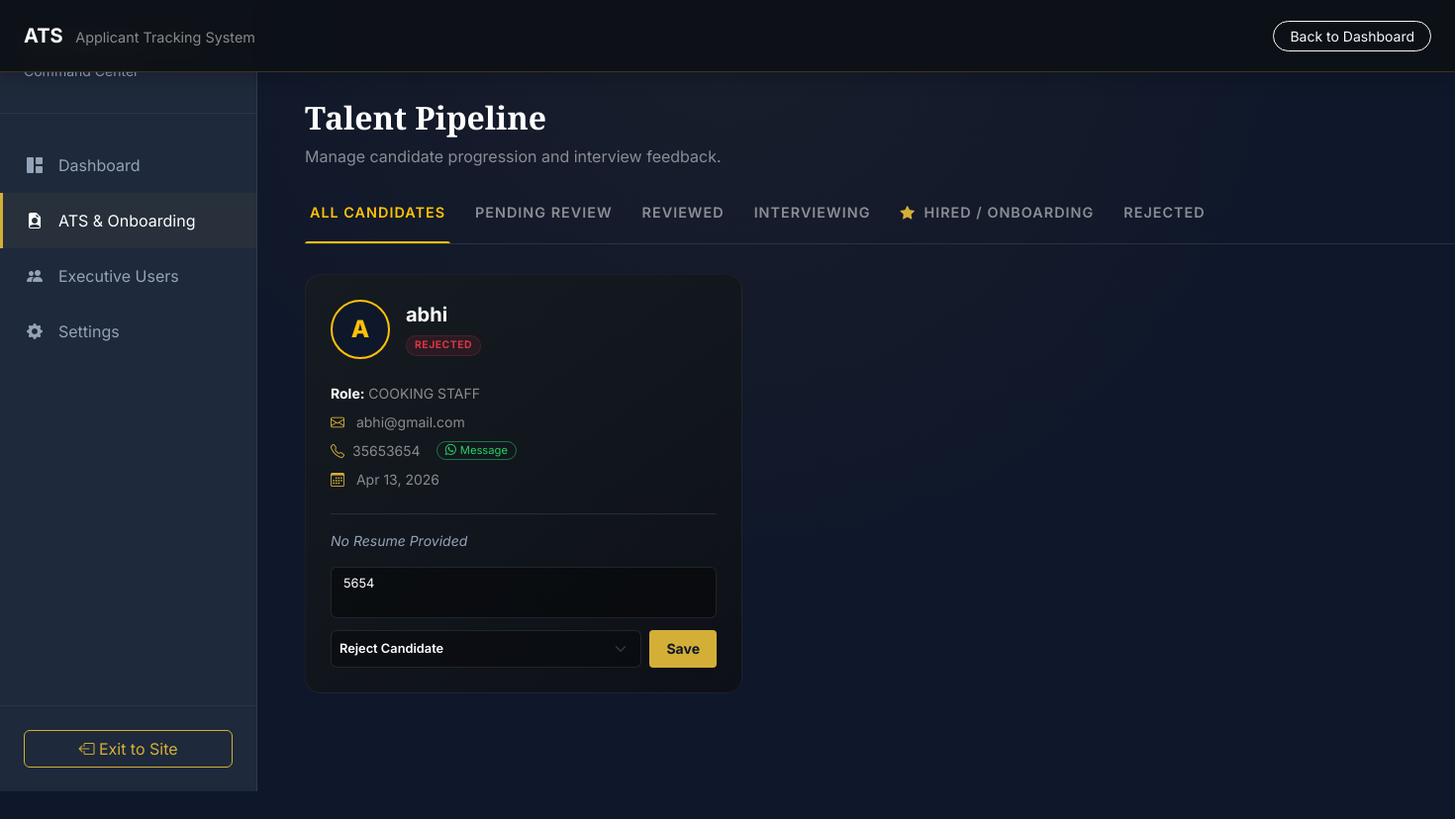
/management/command-center/applications/ (signed in), run on the app's committed database.
### jobs/models.py (models this page shows, shortened)
class JobApplication(models.Model):
    STATUS_CHOICES = [
        ('Pending', 'Pending Review'),
        ('Reviewed', 'Reviewed'),
        ('Interview', 'Interviewing'),
        ('Onboarding', 'Hired / Onboarding'),
        ('Rejected', 'Rejected'),
    ]
    status = models.CharField(max_length=20, choices=STATUS_CHOICES, default='Pending')
    admin_notes = models.TextField(blank=True, help_text="Private notes hidden from the candidate.")
    rating = models.IntegerField(default=0, help_text="1 to 5 star rating.")
    job = models.ForeignKey(Job, on_delete=models.CASCADE, related_name='applications')
    applicant_name = models.CharField(max_length=100)
    email = models.EmailField()
    phone = models.CharField(max_length=20)
    resume_link = models.URLField(blank=True)
    cover_letter = models.TextField(blank=True)
    applied_at = models.DateTimeField(auto_now_add=True)

class Job(models.Model):
    GENDER_CHOICES = [
        ('Any', 'Male / Female'),
        ('Male', 'Male Only'),
        ('Female', 'Female Only'),
    ]
    title = models.CharField(max_length=200) # e.g., "SALES STAFF", "LIGHT PETROL MECHANIC"
    category = models.ForeignKey(Category, on_delete=models.SET_NULL, null=True, related_name='jobs')
    company_name = models.CharField(max_length=200, blank=True, null=True) # E.g., "Gas Stove Agency"
    location = models.CharField(max_length=150) # e.g., "Kondotty", "Oman"
    description = models.TextField(help_text="Main Malayalam/English description")
    gender = models.CharField(max_length=10, choices=GENDER_CHOICES, default='Any')
    salary = models.CharField(max_length=100) # e.g., "13600 + incentive" or "38000 to 43000"
    experience = models.CharField(max_length=100, blank=True, null=True) # e.g., "Freshers & Experience" or "2 year or 3 year"
    timing = models.CharField(max_length=100, blank=True, null=True) # e.g., "09.30 am to 05.00 pm"
    benefits = models.TextField(blank=True, null=True, help_text="e.g., ESI & PF, Food & Accommodation")
    requirements = models.TextField(blank=True, null=True, help_text="e.g., Two wheeler must, Arabic knowledge must")
    is_urgent = models.BooleanField(default=False, help_text="Check this to show 📢 URGENT VACANCY tag")
    contact_info = models.CharField(max_length=100) # e.g., "8590667410"
    posted_by = models.ForeignKey(User, on_delete=models.CASCADE)
    created_at = models.DateTimeField(default=timezone.now)
    is_active = models.BooleanField(default=True)

### portal_admin/views.py (the view)
# urls.py: path('command-center/applications/', views.all_applications, name='all_applications'),
@login_required(login_url='login')
@user_passes_test(is_admin, login_url='home')
def all_applications(request):
    applications = JobApplication.objects.all().order_by('-applied_at')
    context = {
        'applications': applications,
    }
    return render(request, 'admin/admin_applications.html', context)

### portal_admin/views.py (called while the page is built)
def is_admin(user):
    return user.is_authenticated and user.is_superuser

### templates/admin/admin_applications.html (shortened to what this page needs)
{% load static %}
<!DOCTYPE html>
<html lang="en">
<head>
    <link href="https://cdn.jsdelivr.net/npm/bootstrap@5.3.0/dist/css/bootstrap.min.css" rel="stylesheet">
    <link rel="stylesheet" href="https://cdn.jsdelivr.net/npm/bootstrap-icons@1.10.5/font/bootstrap-icons.css">
    <link rel="stylesheet" href="{% static 'css/admin_dashboard.css' %}">
</head>
<body class="dark-dashboard">
    <nav class="sidebar" id="sidebar">
        <div class="sidebar-header">
            <h4 class="logo text-white mb-0">RAINBOW<span class="text-gold">JOBS</span></h4>
            <p class="text-muted-premium small mb-0">Command Center</p>
        </div>
        <ul class="nav-links list-unstyled mt-4">
            <li><a href="{% url 'admin_dashboard' %}"><i class="bi bi-grid-1x2-fill"></i> Dashboard</a></li>
            <li class="active"><a href="{% url 'all_applications' %}"><i class="bi bi-file-earmark-person-fill"></i> ATS & Onboarding</a></li>
            <li><a href="#"><i class="bi bi-people-fill"></i> Executive Users</a></li>
            <li><a href="#"><i class="bi bi-gear-fill"></i> Settings</a></li>
        </ul>
        <div class="sidebar-footer">
            <a href="{% url 'home' %}" class="btn btn-outline-gold w-100"><i class="bi bi-box-arrow-left"></i> Exit to Site</a>
        </div>
    </nav>
    <nav class="navbar navbar-expand-lg fixed-top navbar-admin py-3 shadow">
        <div class="container-fluid px-4">
            <a class="navbar-brand text-white fw-bold" href="#">
                ATS <span class="ms-2 opacity-50 fw-normal" style="font-size: 0.9rem;">Applicant Tracking System</span>
            </a>
            <div class="d-flex align-items-center gap-3">
                <a href="{% url 'admin_dashboard' %}" class="btn btn-outline-light btn-sm rounded-pill px-3">Back to Dashboard</a>
            </div>
        </div>
    </nav>
    <main class="main-content container-fluid px-lg-5" style="margin-top: 100px; padding-bottom: 50px;">
        <div class="mb-4">
            <h2 class="text-white fw-bold" style="font-family: 'Playfair Display', serif;">Talent Pipeline</h2>
            <p class="text-white-50">Manage candidate progression and interview feedback.</p>
        </div>
        <div class="ats-tabs" id="atsTabs">
            <button class="ats-tab active" data-filter="all">All Candidates</button>
            <button class="ats-tab" data-filter="Pending">Pending Review</button>
            <button class="ats-tab" data-filter="Reviewed">Reviewed</button>
            <button class="ats-tab" data-filter="Interview">Interviewing</button>
            <button class="ats-tab" data-filter="Onboarding"><i class="bi bi-star-fill text-gold me-1"></i> Hired / Onboarding</button>
            <button class="ats-tab" data-filter="Rejected">Rejected</button>
        </div>
        <div class="row g-4" id="candidateGrid">
            {% for app in applications %}
            <div class="col-lg-4 col-md-6 candidate-item" data-status="{{ app.status }}">
                <div class="candidate-card d-flex flex-column">
                    <div class="d-flex justify-content-between align-items-start mb-4">
                        <div class="d-flex align-items-center">
                            <div class="avatar-lg">{{ app.applicant_name|make_list|first|upper }}</div>
                            <div class="ms-3">
                                <h5 class="text-white fw-bold mb-1">{{ app.applicant_name }}</h5>
                                <span class="badge status-{{ app.status }} rounded-pill px-2 py-1" style="font-size: 0.65rem; text-transform: uppercase; letter-spacing: 0.5px;">{{ app.status }}</span>
                            </div>
                        </div>
                    </div>
                    <div class="mb-4">
                        <p class="text-white-50 small mb-2"><strong class="text-white">Role:</strong> {{ app.job.title }}</p>
                        <p class="text-white-50 small mb-2"><i class="bi bi-envelope text-gold me-2"></i> {{ app.email }}</p>
                        <div class="d-flex align-items-center mb-2">
                            <i class="bi bi-telephone text-gold me-2 small"></i>
                            <span class="text-white-50 small me-3">{{ app.phone }}</span>
                            <a href="https://wa.me/{{ app.phone|urlencode }}?text=Hello%20{{ app.applicant_name|urlencode }},%20this%20is%20Rainbow%20Jobs%20regarding%20your%20application%20for%20the%20{{ app.job.title|urlencode }}%20role."
                               target="_blank"
                               class="btn btn-sm btn-outline-success rounded-pill px-2 py-0 d-flex align-items-center" style="font-size: 0.7rem; border-color: rgba(37, 211, 102, 0.5); color: #25D366;">
                                <i class="bi bi-whatsapp me-1"></i> Message
                            </a>
                        </div>
                        <p class="text-white-50 small mb-0"><i class="bi bi-calendar3 text-gold me-2"></i> {{ app.applied_at|date:"M d, Y" }}</p>
                    </div>
                    <div class="mt-auto border-top border-secondary border-opacity-25 pt-3">
                        <div class="d-flex justify-content-between align-items-center mb-3">
                            {% if app.resume_link %}
                                <a href="{{ app.resume_link }}" target="_blank" class="btn btn-sm btn-outline-info rounded-pill px-3 fw-bold" style="font-size: 0.75rem;"><i class="bi bi-file-earmark-text me-1"></i> View Resume</a>
                            {% else %}
                                <span class="text-muted-premium small fst-italic">No Resume Provided</span>
                            {% endif %}
                        </div>
                        <form action="{% url 'update_application_status' app.id %}" method="POST" class="d-flex flex-column gap-2">
                            <textarea name="admin_notes" class="form-control" rows="2" placeholder="Private interview notes..." style="background: rgba(0,0,0,0.4); border: 1px solid rgba(255,255,255,0.1); color: #fff; font-size: 0.8rem; resize: none;">{{ app.admin_notes }}</textarea>
                            <div class="d-flex gap-2 mt-1">
                                <select name="status" class="form-select status-dropdown w-100">
                                    <option value="Rejected" {% if app.status == 'Rejected' %}selected{% endif %}>Reject Candidate</option>
                                </select>
                                <button type="submit" class="btn btn-gold btn-sm px-3 fw-bold shadow-sm">Save</button>
                            </div>
                        </form>
                    </div>
                </div>
            </div>
            {% empty %}
            <div class="col-12 text-center py-5">
                <i class="bi bi-inbox text-white opacity-25" style="font-size: 4rem;"></i>
                <h4 class="text-white mt-3 opacity-50">No applications in the pipeline.</h4>
            </div>
            {% endfor %}
        </div>
    </main>
</body>
</html>

### static/css/admin_dashboard.css (style rules this page uses)
:root { --bg-dark: #0f172a; --card-bg: rgba(30, 41, 59, 0.7); --gold: #d4af37; --gold-hover: #f1c40f; --sidebar-width: 260px; --text-muted: #94a3b8; --text-bright: #f8fafc; }
body.dark-dashboard { background-color: var(--bg-dark); color: var(--text-bright); font-family: 'Inter', sans-serif; overflow-x: hidden; background-image: radial-gradient(circle at 50% 0%, rgba(212, 175, 55, 0.05) 0%, transparent 50%); }
.sidebar { width: var(--sidebar-width); position: fixed; top: 0; left: 0; height: 100vh; background-color: #1e293b; border-right: 1px solid rgba(255, 255, 255, 0.08); display: flex; flex-direction: column; transition: all 0.3s ease; z-index: 1000; }
.sidebar-header { padding: 2rem 1.5rem; border-bottom: 1px solid rgba(255, 255, 255, 0.05); }
.text-gold { color: var(--gold) !important; }
.text-muted-premium { color: var(--text-muted) !important; font-weight: 400; }
.nav-links li a { display: flex; align-items: center; gap: 1rem; padding: 1rem 1.5rem; color: var(--text-muted); text-decoration: none; transition: all 0.2s ease; border-left: 3px solid transparent; }
.nav-links li a:hover, .nav-links li.active a { color: #fff; background-color: rgba(212, 175, 55, 0.05); border-left-color: var(--gold); }
.sidebar-footer { margin-top: auto; padding: 1.5rem; border-top: 1px solid rgba(255, 255, 255, 0.05); }
.btn-outline-gold { color: var(--gold); border-color: var(--gold); }
.btn-gold { background-color: var(--gold); color: var(--bg-dark); font-weight: 600; box-shadow: 0 4px 15px rgba(212, 175, 55, 0.2); transition: all 0.3s ease; }
.main-content { margin-left: var(--sidebar-width); min-height: 100vh; transition: all 0.3s ease; }

### templates/admin/admin_applications.html (style rules this page uses)
body { background-color: #050810; color: #ffffff; font-family: 'Inter', sans-serif; overflow-x: hidden; }
.navbar-admin { background: rgba(13, 17, 23, 0.95); border-bottom: 1px solid rgba(255, 193, 7, 0.2); backdrop-filter: blur(10px); }
.ats-tabs { border-bottom: 1px solid rgba(255, 255, 255, 0.1); display: flex; gap: 20px; margin-bottom: 30px; overflow-x: auto; white-space: nowrap; padding-bottom: 10px; }
.ats-tab { background: transparent; border: none; color: rgba(255, 255, 255, 0.5); font-weight: 600; font-size: 0.9rem; text-transform: uppercase; letter-spacing: 1px; padding: 10px 5px; transition: 0.3s; position: relative; }
.ats-tab.active { color: #ffc107; }
.ats-tab.active::after { content: ''; position: absolute; bottom: -11px; left: 0; width: 100%; height: 3px; background-color: #ffc107; border-radius: 3px 3px 0 0; }
.candidate-card { background: linear-gradient(145deg, #161b22, #0d1117); border: 1px solid rgba(255, 255, 255, 0.05); border-radius: 16px; padding: 25px; height: 100%; transition: all 0.3s ease; }
.avatar-lg { width: 60px; height: 60px; background: #0f172a; border: 2px solid #ffc107; color: #ffc107; border-radius: 50%; display: flex; align-items: center; justify-content: center; font-size: 1.5rem; font-weight: 800; }
.status-Rejected { color: #dc3545; background: rgba(220, 53, 69, 0.1); border: 1px solid rgba(220, 53, 69, 0.2); }
.status-dropdown { background-color: rgba(0,0,0,0.3); border: 1px solid rgba(255,255,255,0.1); color: white; font-size: 0.8rem; font-weight: 600; border-radius: 6px; padding: 8px; }
.status-dropdown option { background-color: #161b22; }

### data on the page
JobApplication: applicant_name|make_list "A", applicant_name "abhi", status "REJECTED", job "COOKING STAFF", email "abhi@gmail.com", phone "35653654", applied_at "Apr 13, 2026", resume_link "No Resume Provided", admin_notes "5654", status "Reject Candidate"
